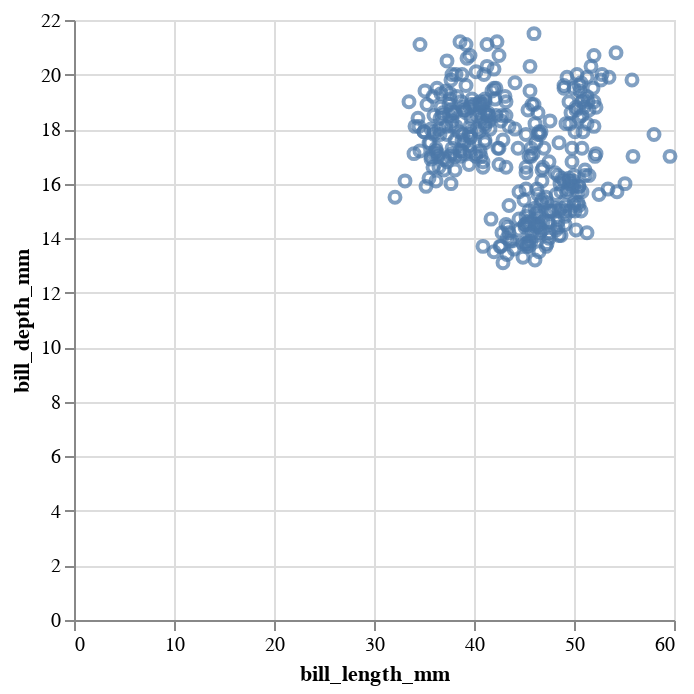

This figure's notebook cell:
### Code cell
alt.Chart(df).mark_point().encode(x="bill_length_mm", y="bill_depth_mm")

### Figure 1 — Vega-Lite specification as saved in the notebook (floating-point values rounded to 4 significant figures; data arrays with more than 128 entries replaced by an {"elided": "..."} marker saying what was removed)
{"config": {"view": {"continuousWidth": 300, "continuousHeight": 300}}, "data": {"name": "data-7b1c3d376dc1f878f7c4c69deb3a1e79"}, "mark": {"type": "point"}, "encoding": {"x": {"field": "bill_length_mm", "type": "quantitative"}, "y": {"field": "bill_depth_mm", "type": "quantitative"}}, "$schema": "https://vega.github.io/schema/vega-lite/v5.15.1.json", "datasets": {"data-7b1c3d376dc1f878f7c4c69deb3a1e79": {"elided": "344 records"}}}
